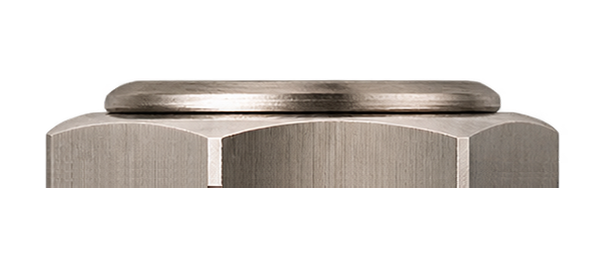
#> input picture assets/kit/jack_photo.png, 615 x 264 px; its folder holds 4 pictures in this run
$ python make_art.py
#> lines starting #> are read from the running program, lines starting #| are printed output that depends on the picture
### tools/photo_controls.py
"""
Pipeline (NINE HANDS | DSP, repris de Screamer / Darkbass) - commandes d'apres les photos fournies par l'utilisateur (nov. 2026) :
  assets/kit/knob_knurl_photo.png  potard noir : jupe moletee + chapeau en aluminium tourne, repere blanc + point blanc
  assets/kit/footswitch_photo.png  footswitch : ecrou hexagonal texture + bouton en metal tourne

Potard : le repere blanc de la photo est efface (interpolation angulaire a rayon constant, le long des stries
du metal tourne), pour que seul le repere dessine par le plugin tourne et que les reflets restent fixes.
Les deux sprites recoivent une ombre portee (vers le bas a droite) et une ombre de contact d'apres leur canal alpha
(lumiere en haut a gauche, comme le reste de la pedale).
"""
import os
import numpy as np, cv2
from PIL import Image

HERE = os.path.dirname(os.path.abspath(__file__))
KIT = os.path.join(os.path.dirname(HERE), 'assets', 'kit')

KNOB_C, KNOB_RPX = (437.0, 419.5), 350.0          # centre et rayon exterieur du potard dans la photo (px)
IND_R0, IND_R1, IND_W = 0.45, 0.97, 0.034          # repere de la photo : rayons debut / fin et demi-largeur (x rayon)
FS_C, FS_FLATS_PX, FS_BTN_PX = (625.5, 618.0), 718.0, 272.0   # footswitch : centre, distance entre plats, rayon du bouton


def _load(name):
#> called with name = 'jack_photo.png'
    return np.asarray(Image.open(os.path.join(KIT, name)).convert('RGBA')).astype(np.float32)


def _shift(a, dx, dy):
    return cv2.warpAffine(a, np.float32([[1, 0, dx], [0, 1, dy]]), (a.shape[1], a.shape[0]), borderValue=0)


# [81 lines left out: functions _place, _with_shadow, knob_clean, knob_sprite, footswitch_sprite, not called in this run]


# [8 lines that do not run on import are left out]


# ------------------------------------------------------------------ embase jack (photo fournie par l'utilisateur, nov. 2026)
# assets/kit/jack_photo.png : ecrou hexagonal + rondelle vus de profil, rondelle en haut ; le bord bas (coupe nette)
# est la face collee au boitier. Sur la pedale : IN a droite, OUT a gauche, rondelle vers l'exterieur.
JACK_BOX = (46, 558, 80, 188)                    # x0, x1, y0, y1 de l'objet dans la photo (px)

def jack_sprite(length_units, AS, side):
    """side = +1 (tranche droite, IN) ou -1 (tranche gauche, OUT). Renvoie (rgba float, largeur, hauteur en unites) ;
    le bord colle au boitier est a gauche (side +1) ou a droite (side -1) du sprite."""
    im = _load('jack_photo.png')
    x0, x1, y0, y1 = JACK_BOX
    crop = im[y0:y1, x0:x1]
    # rotation d'un quart de tour (jamais de miroir) : face boitier (bas de la photo) vers le boitier
    rot = np.rot90(crop, k=-1 if side > 0 else 1).copy()       # k=-1 : horaire (bas -> gauche) ; k=1 : anti-horaire (bas -> droite)
    h, w = rot.shape[:2]
#> h = 512; w = 108
    k = length_units * AS / h
#> k = 0.812
    n_w, n_h = max(1, int(round(w * k))), int(round(h * k))
#> n_w = 88; n_h = 416
    pm = rot.copy(); pm[..., :3] *= pm[..., 3:4] / 255.0
    small = cv2.resize(pm, (n_w, n_h), interpolation=cv2.INTER_AREA)
    a = np.clip(small[..., 3] / 255.0, 0, 1)
    rgb = np.where(a[..., None] > 1e-4, small[..., :3] / np.maximum(a, 1e-4)[..., None], 0)
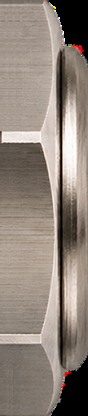
#> rgb: shape (416, 88, 3) float32; mean R, G, B 142.9, 131.4, 121.9; drawn with min black and max white
    # lumiere de la pedale (haut gauche) : le haut de l'ecrou un peu plus clair, le bas un peu plus sombre
    g = np.linspace(1.08, 0.86, n_h)[:, None, None]
    rgb = np.clip(rgb * g, 0, 255)
    return np.dstack([rgb, a * 255]).astype(np.float32), n_w / AS, n_h / AS


# ------------------------------------------------------------------ LED (photo fournie par l'utilisateur, nov. 2026)
# assets/kit/led_photo.png : LED rouge a lentille facettee dans une bague metal. On ne garde que la lentille
# (et son joint sombre), sans la bague metal, recoloree en bleu ; l'etat eteint garde les facettes, lentille sombre.
LED_C, LED_RPX = (264.5, 281.5), 139.0

# [42 lines left out: function led_sprites, not called in this run]


# ------------------------------------------------------------------ potard molete (photo fournie par l'utilisateur, nov. 2026)
# assets/kit/knob_knurl_photo.png : jupe moletee (pointes de diamant) + chapeau en aluminium tourne (reflets coniques),
# repere blanc sur le chapeau (du centre au bord) et point blanc sur le moletage, tous deux a -29,9 degres.
# Le repere et le point sont effaces : le plugin les dessine en vectoriel a l'angle du potard (seul le repere tourne,
# les reflets du metal et l'ombre restent fixes, lumiere en haut a gauche).
KK_C, KK_R = (396.6, 395.5), 330.0              # centre et rayon exterieur (px)
KK_CAP = 205.0 / 330.0                          # rayon du chapeau / rayon exterieur
KK_ANG = -29.9                                  # angle du repere et du point (degres, 0 = haut, sens horaire)
KK_LINE = (10.0 / 330.0, 203.0 / 330.0, 6.5 / 330.0)    # repere : rayon debut, fin, demi-largeur (x rayon)
KK_DOT = (278.0 / 330.0, 14.0 / 330.0)                  # point : rayon du centre, rayon du point (x rayon)


# [43 lines left out: functions knurl_clean, knurl_sprite, not called in this run]


# ------------------------------------------------------------------ LED a lentille facettee (photo fournie par l'utilisateur, nov. 2026)
# assets/kit/led_hex_photo.png : LED rouge allumee, lentille a facettes hexagonales, coeur jaune-blanc. Pipeline : LED bleue.
# Allumee = photo recoloree en bleu (le coeur reste presque blanc) ; eteinte = memes facettes, lentille bleu nuit,
# reflet de la lumiere en haut a gauche. Joint sombre autour de la lentille.
LEDH_C, LEDH_R = (623.0, 673.0), 318.0

# [28 lines left out: function led_hex_sprites, not called in this run]

### tools/make_art.py
"""
PIPELINE (NINE HANDS | DSP) - visuel du plugin, entierement reconstruit (nov. 2026) : pedale simple, 1235 x 1800.

Methode de Screamer (tools/make_art.py) : dessin dans un repere de travail 760 x 958 unites, rendu en 4K
(AS = 4 pixels par unite, boitier, arete, peinture et vagues sur-echantillonnes), puis recadrage sur boitier + jacks
et reduction en 1235 x 1800 (meme echelle en largeur et en hauteur). Canal alpha = boitier + embases jack :
transparent seulement autour des jacks et dans les coins arrondis.

Boitier alu peint bleu ocean metallise, vagues de design/source/Pipeline-vagues.svg (bleu #5596b9 + ecume #efe4ca),
ecran noir (texte et oscilloscope dessines par le plugin). Pieces photo du kit NINE HANDS | DSP (tools/photo_controls.py) :
potards moletes (photo de l'utilisateur, repere et point effaces), LED bleue a facettes, footswitch d'Echoflex, embases jack.
Une seule lumiere : en haut a gauche (ombres vers le bas a droite).

Textes, graduations, filets, cadre interieur, logo NINE HANDS | DSP et vagues sont aussi dessines en VECTORIEL par
le plugin (Poppins, NineHandsLogo.svg, PipelineWaves.svg), nets a toutes les tailles : ils ne sont pas imprimes dans le fond
(les vagues sont aussi cuites a plat dans le fond ; les commandes et leurs ombres sont dans un calque separe, controls.png,
que le plugin pose au-dessus des vagues vectorielles).

Sorties : background.png (boitier, vagues, ecran), controls.png (commandes + ombres), glow_led.png, led_on.png, Layout.h, tools/layout.json,
          design/Pipeline_fond_4K.png (fond 4K, reference)
Usage : python3 tools/make_art.py
"""
import os, sys, math, subprocess, json, re
import numpy as np, cv2
from PIL import Image

HERE = os.path.dirname(os.path.abspath(__file__))
ROOT = os.path.dirname(HERE)
sys.path.insert(0, HERE)
import photo_controls as PC

AS = 4                                   # 4 pixels par unite : rendu 4K (3040 x 3832) puis reduction
UW, UH = 760, 958
W, H = UW * AS, UH * AS
L = np.array([-0.46, -0.62, 0.64]); L /= np.linalg.norm(L)
V = np.array([0.0, 0.0, 1.0]); HV = (L + V) / np.linalg.norm(L + V)

# ------------------------------------------------------------------ geometrie (unites de travail)
OUT_W, OUT_H = 1235, 1800
JACK_LEN = 104.0
_jtest = PC.jack_sprite(JACK_LEN, AS, 1)
JACK_PROT = _jtest[1] - 1.5 / AS
#> JACK_PROT = 21.62
PY0, PH, PR = 34.0, 890.0, 30.0
PW = OUT_W / OUT_H * PH - 2 * JACK_PROT
#> PW = 567.4
PX0 = (UW - PW) / 2
#> PX0 = 96.31
CX = PX0 + PW / 2
#> CX = 380
CROP_X0, CROP_W = PX0 - JACK_PROT, PW + 2 * JACK_PROT
#> CROP_X0 = 74.68; CROP_W = 610.6
SC = (OUT_H / 2.0) / PH                          # unites de travail -> unites du plugin (617,5 x 900)

# positions validees en v1.4.3 (repere 760 x 958, boitier 529 x 940 a partir de y = 12), ramenees au nouveau boitier
KX = PW / 529.0
#> KX = 1.07
def YO(y): return PY0 + (y - 12.0) * PH / 940.0
FR_IN, FR_R, FR_W = 15.0, 19.0, 1.7             # cadre interieur (filet creme) : retrait, rayon, epaisseur
FACE = (PX0 + FR_IN, PY0 + FR_IN, PW - 2 * FR_IN, PH - 2 * FR_IN)
#> FACE = (111.3, 49, 537.4, 860)
LED = (CX, YO(69.0) + 2.0)
#> LED = (380, 89.97)
KNOB_R = 60.0                                   # potards agrandis comme Screamer (nov. 2026)
KNOBS = [(CX - 136.5 * KX, YO(202.6), 'RATE'), (CX + 136.5 * KX, YO(202.6), 'DEPTH')]
#> KNOBS = [(233.6, 214.5, 'RATE'), (526.4, 214.5, 'DEPTH')]
MODE = (CX, YO(397.7)); MODE_R = 50.5
#> after `MODE = (CX, YO(397.7))`: MODE = (380, 399.2)
MODE_FIRST, MODE_STEP = -150.0, 300.0 / 7.0
MODE_NAMES = ['SINE', 'TRI', 'RAMP', 'SQR', 'RAND', 'ENV D', 'ENV R', 'ENV P']
LBL_OFF = [(-44.0, 72.0), (-90.0, 26.5), (-84.0, -39.5), (-32.0, -78.5), (31.5, -78.5), (85.0, -39.5), (90.0, 26.5), (43.5, 72.0)]
LBL_K = (MODE_R + 38.0) / (46.0 + 38.0)          # etiquettes repoussees avec le selecteur agrandi
LABELS = [(MODE[0] + dx * KX * LBL_K, MODE[1] + dy * PH / 940.0 * LBL_K) for dx, dy in LBL_OFF]
#> LABELS = [(330.3, 471), (278.3, 425.6), (285.1, 359.8), (343.8, 320.9), (415.6, 320.9), (476.1, 359.8), (481.7, 425.6), (429.2, 471)]
TITLE_Y = YO(562.0); SUB_Y = YO(616.0)
SCREEN = (CX - 227.0 * KX / 1.074 * 1.0, YO(649.0), 454.0, 113.0 * PH / 940.0)     # verre de l'ecran
#> SCREEN = (153.3, 637.1, 454, 107)
ROW = (SCREEN[0] + 9.0, SCREEN[1] + 7.0, SCREEN[2] - 18.0, 47.0)                   # ligne d'etat + oscilloscope
#> ROW = (162.3, 644.1, 436, 47)
BAR = (SCREEN[0] + 15.0, ROW[1] + ROW[3] + 4.0, SCREEN[2] - 30.0, 34.0)             # barre de presets
#> BAR = (168.3, 695.1, 424, 34)
FS = (CX, YO(840.75) - 6.0)
#> FS = (380, 812.7)
FS_FLATS = 100.0
LOGO_C = (CX, PY0 + PH - FR_IN - 19.0)
#> LOGO_C = (380, 890)
LOGO_W = 168.0
JACK_Y = TITLE_Y
# vagues (PipelineWaves.svg, coordonnees d'origine) : largeur = largeur du cadre interieur, creux du titre sur le titre
WV_X0, WV_W, WV_TOP, WV_H, WV_TITLE = 211.0, 813.0, 602.6, 1077.9, 1062.6
WV_KX = FACE[2] / WV_W
#> WV_KX = 0.661
WV_KY = WV_KX * 0.94
#> WV_KY = 0.621
def wave_xf(x, y): return FACE[0] + (x - WV_X0) * WV_KX, TITLE_Y + (y - WV_TITLE) * WV_KY

YY, XX = np.mgrid[0:H, 0:W].astype(np.float32)
UX, UY = (XX + 0.5) / AS, (YY + 0.5) / AS
del YY, XX

def rrect_sd(x, y, x0, y0, w, h, r):
#> called with x0 = 96.31, y0 = 34, w = 567.4, h = 890, r = 30
    cx, cy = x0 + w / 2, y0 + h / 2
#> cx = 380; cy = 479
    qx = np.abs(x - cx) - (w / 2 - r); qy = np.abs(y - cy) - (h / 2 - r)
    return np.hypot(np.maximum(qx, 0), np.maximum(qy, 0)) + np.minimum(np.maximum(qx, qy), 0) - r
#> returned value: shape (3832, 3040) float32

def fbm(shape, scales, amps, seed=0):
    r = np.random.default_rng(seed); out = np.zeros(shape, np.float32)
    for s, a in zip(scales, amps):
        n = r.standard_normal((max(2, shape[0] // s + 2), max(2, shape[1] // s + 2))).astype(np.float32)
        out += a * cv2.resize(n, (shape[1], shape[0]), interpolation=cv2.INTER_CUBIC)
    return out

# [8 lines left out: function over, not called in this run]

print('boitier 4K...')
# ------------------------------------------------------------------ 1. boitier : peinture bleu ocean metallisee, arete arrondie
sd = rrect_sd(UX, UY, PX0, PY0, PW, PH, PR)
body = np.clip(0.5 - sd * AS, 0, 1).astype(np.float32)
EDGE = 9.0
d_in = np.clip(-sd, 0, None)
hgt = np.where(d_in < EDGE, np.sqrt(np.clip(EDGE ** 2 - (EDGE - d_in) ** 2, 0, None)), EDGE).astype(np.float32)
del d_in
gy, gx = np.gradient(cv2.GaussianBlur(hgt, (0, 0), 1.0 * AS / 2), 1.0 / AS)
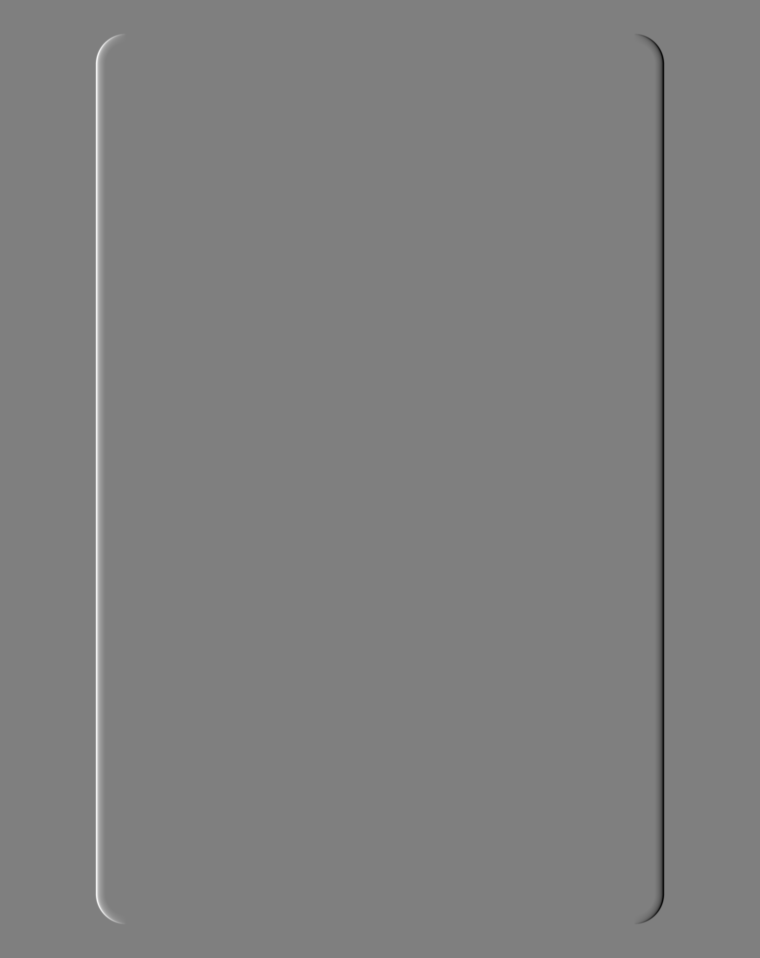
#> gx: shape (3832, 3040) float32 (shown at 1/4 size); min -2.91, max 2.91, mean -1.59e-12; drawn with min black and max white
del hgt
nrm = np.dstack([-gx, -gy, np.ones_like(gx)]).astype(np.float32); del gx, gy
nrm /= np.linalg.norm(nrm, axis=2, keepdims=True)
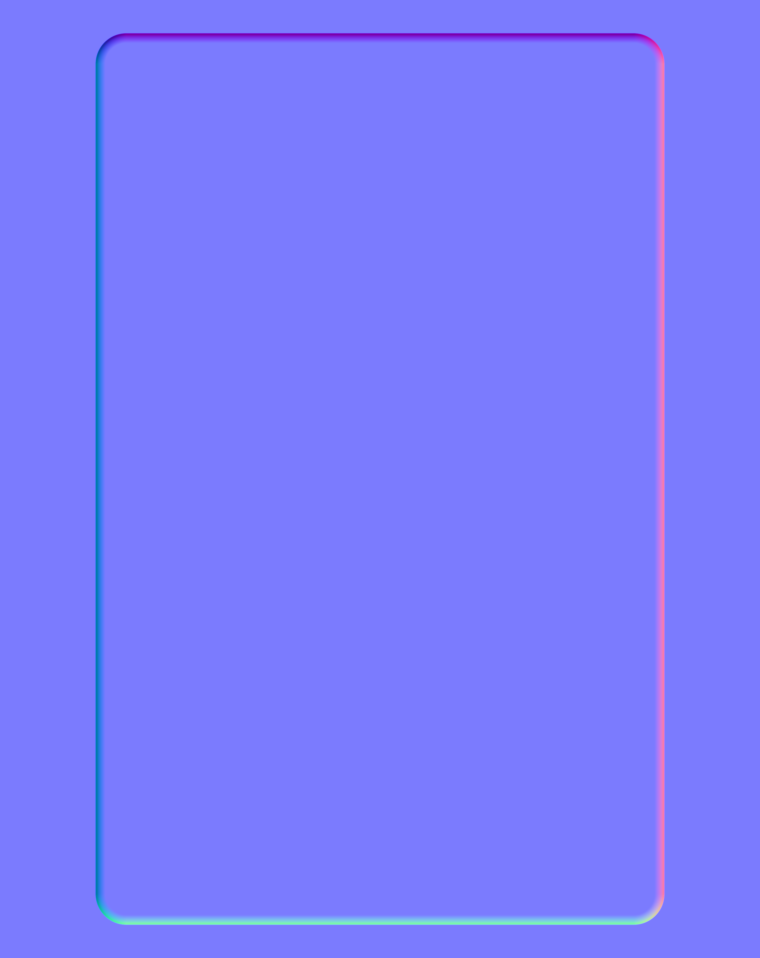
#> nrm: shape (3832, 3040, 3) float32 (shown at 1/4 size); mean of channels 0, 1, 2 5.8e-12, -2.76e-10, 0.992; drawn with min black and max white
ndl = np.clip(nrm @ L.astype(np.float32), 0, 1); ndh = np.clip(nrm @ HV.astype(np.float32), 0, 1); del nrm
#> after `ndl = np.clip(nrm @ L.astype(np.float32), 0, 1)`:
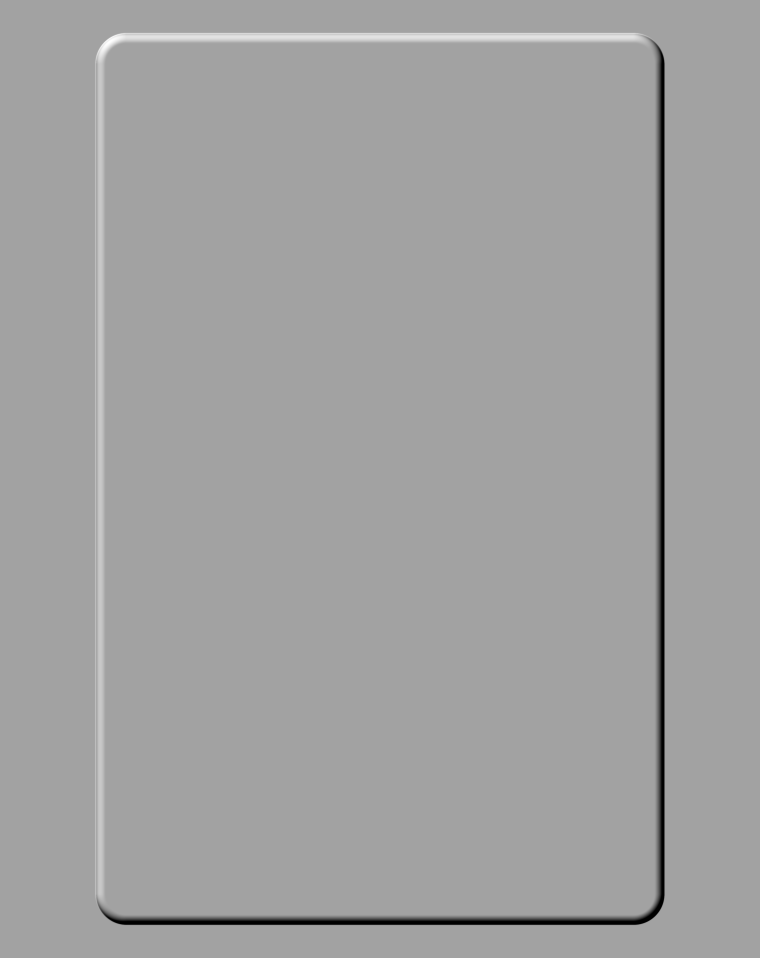
#> ndl: shape (3832, 3040) float32 (shown at 1/4 size); min 0, max 1, mean 0.633
#> after `ndh = np.clip(nrm @ HV.astype(np.float32), 0, 1)`:
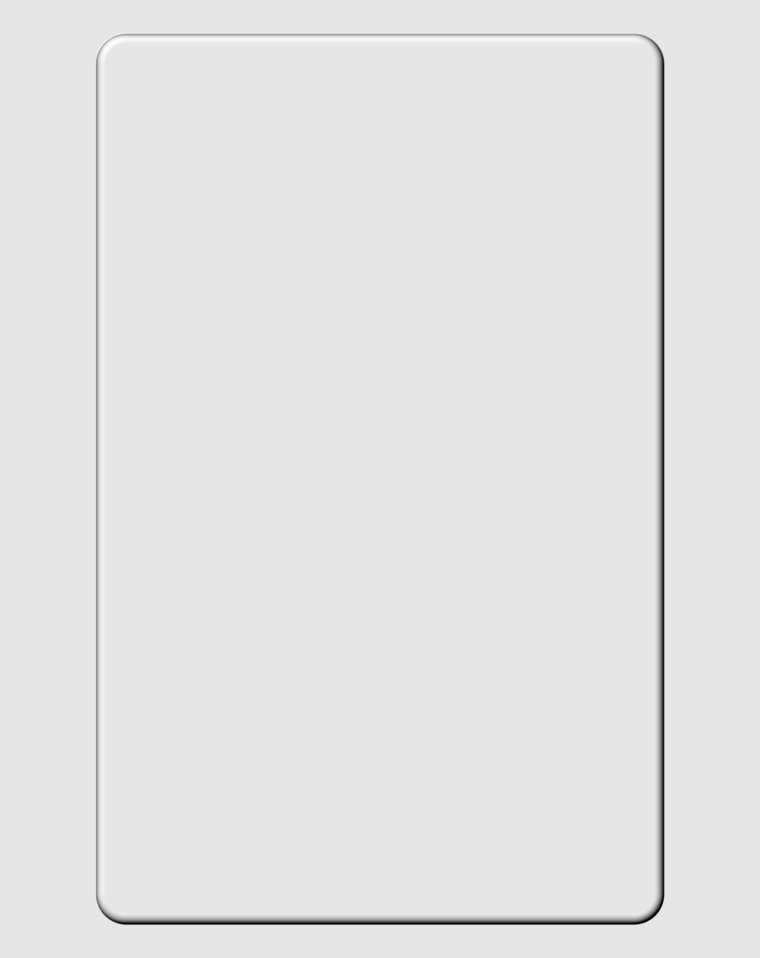
#> ndh: shape (3832, 3040) float32 (shown at 1/4 size); min 0, max 1, mean 0.897
paint = np.array([15.0, 58.0, 101.0], np.float32)
img = paint * (0.50 + 0.78 * ndl)[..., None] + (62 * ndh ** 40 + 16 * ndh ** 6)[..., None] * np.array([0.85, 0.93, 1.0], np.float32)
del ndl, ndh
rng = np.random.default_rng(11)
flake = (rng.random((H, W), dtype=np.float32) ** 18)
flake = cv2.GaussianBlur(flake, (0, 0), 0.3 * AS) * 150
sheen = np.exp(-(((UX - 290) / 320) ** 2 + ((UY - 190) / 360) ** 2)).astype(np.float32)
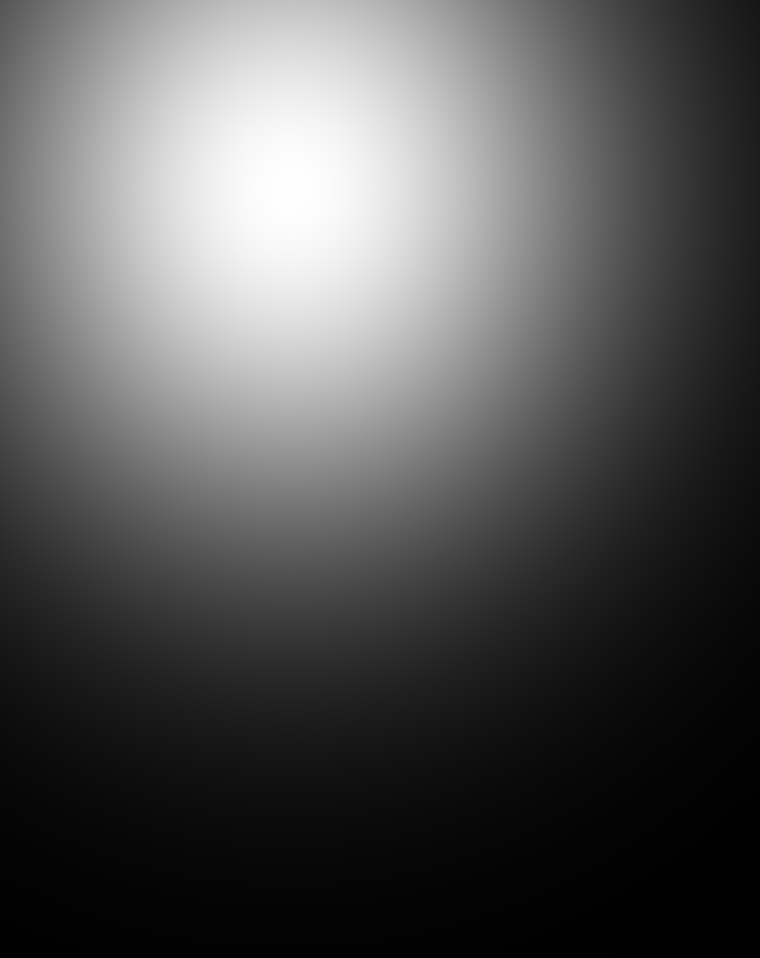
#> sheen: shape (3832, 3040) float32 (shown at 1/4 size); min 0.00122, max 1, mean 0.338
grain = fbm((H, W), [2, 4], [1.3, 0.8], 3) + 0.8 * fbm((H, W), [180, 520], [0.8, 1.0], 4)
img += grain[..., None] * np.array([0.45, 0.8, 1.0], np.float32)
img += (flake * (0.35 + 0.9 * sheen))[..., None] * np.array([0.55, 0.8, 1.0], np.float32)
img += (15.0 * sheen)[..., None] * np.array([0.4, 0.75, 1.0], np.float32)
del flake, grain
img *= body[..., None]
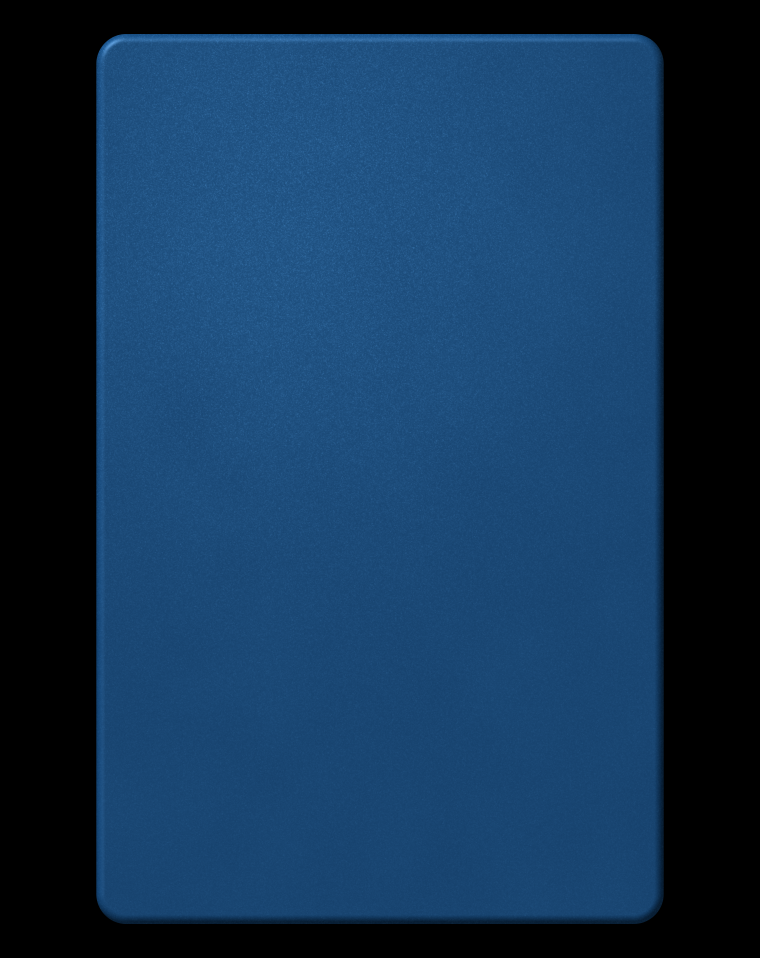
#> img: shape (3832, 3040, 3) float32 (shown at 1/4 size); mean of channels 0, 1, 2 21.3, 49.7, 88.3; drawn as R, G, B

# ------------------------------------------------------------------ 2. vagues (cuites a plat, decoupees au cadre interieur)
print('vagues...')
#> (the run stopped early here; a loop or call above may not have finished)
